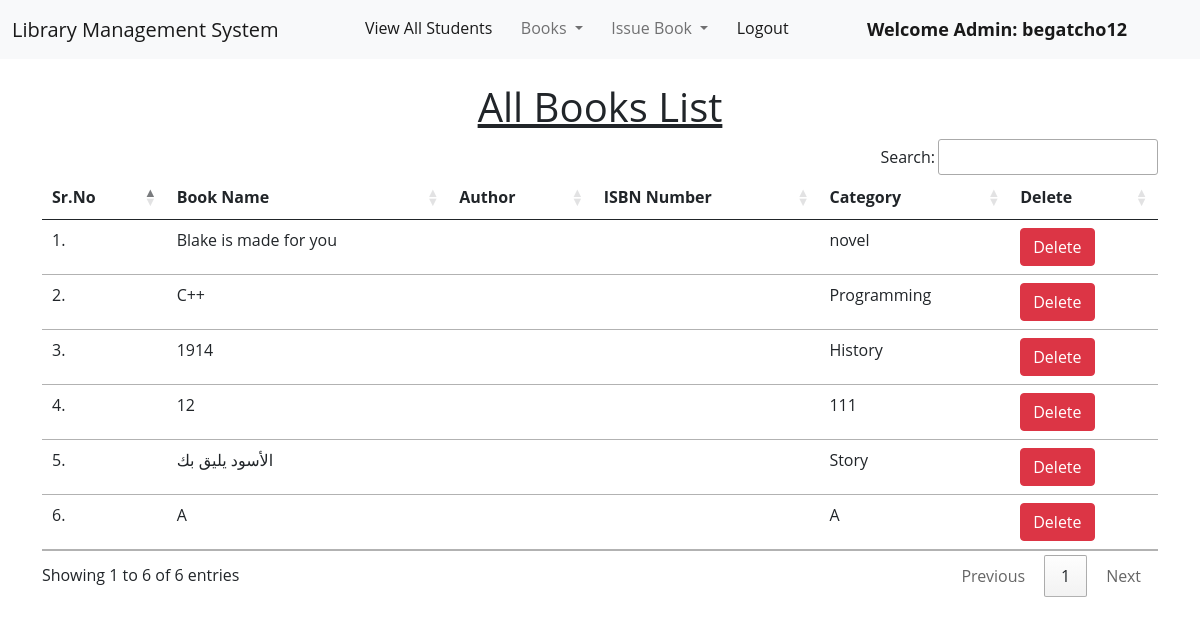
Screenshot of /view_books/ (signed in) with the database file from the repository.
### library_app/models.py (models this page shows, shortened)
class Book(models.Model):
    name=models.CharField(max_length=128)
    auther=models.CharField(max_length=128)
    isbn_number=models.PositiveBigIntegerField(unique=True)
    category=models.CharField(max_length=65)

### library_app/views.py (the view)
# urls.py: path("view_books/", views.view_books, name="view_books"),
@login_required(login_url = '/admin_login')
def view_books(request):
    books = Book.objects.all()
    return render(request, "library_app/view_books.html", {'books':books})

### library_app/templates/library_app/view_books.html
{% extends 'admin_navbar.html' %} {% load static %} {% block css %}
<link rel="stylesheet" href="static/index.css"> {% endblock %} {% block body %}
<div class="container mt-4">
    <h1 class="text-center"><u>All Books List</u></h1>
    <table class="table table-hover" id="example">
        <thead>
            <tr>
                <th>Sr.No</th>
                <th>Book Name</th>
                <th>Author</th>
                <th>ISBN Number</th>
                <th>Category</th>
                <th>Delete</th>
            </tr>
        </thead>
        <tbody>
            {% for book in books %}
            <tr>
                <td>{{forloop.counter}}.</td>
                <td>{{book.name}}</td>
                <td>{{book.author}}</td>
                <td>{{book.isbn}}</td>
                <td>{{book.category}}</td>
                <td><a href="/delete_book/{{book.id}}/" class="btn btn-danger" onclick="return confirm('Are you sure you want to delete this book?')">Delete</a></td>
            </tr>
            {% endfor %}
        </tbody>
    </table>
</div>{% endblock %}

### library_app/templates/admin_navbar.html (shortened to what this page needs)
<!doctype html>
<html lang="en">
<head>
    <link href="https://cdn.jsdelivr.net/npm/bootstrap@5.1.0/dist/css/bootstrap.min.css" rel="stylesheet">
    <link rel="stylesheet" href="https://cdn.datatables.net/1.10.25/css/jquery.dataTables.min.css">
    <link rel="stylesheet" href="https://cdn.datatables.net/buttons/1.7.1/css/buttons.dataTables.min.css">
    {% block css %} {% endblock %}
</head>
<body>
    <nav class="navbar navbar-expand-lg navbar-light bg-light">
        <div class="container-fluid">
            <a class="navbar-brand" href="#"> Library Management System</a>
            <div class="collapse navbar-collapse" id="navbarSupportedContent">
                <ul class="navbar-nav me-auto mb-2 mb-lg-0">
                    <li class="nav-item">
                        <a class="nav-link active" aria-current="page" href="/view_students/">View All Students</a>
                    </li>
                    <li class="nav-item dropdown">
                        <a class="nav-link dropdown-toggle" href="#" id="navbarDropdown" role="button" data-bs-toggle="dropdown" aria-expanded="false">
                  Books
                </a>
                    </li>
                    <li class="nav-item dropdown">
                        <a class="nav-link dropdown-toggle" href="#" id="navbarDropdown" role="button" data-bs-toggle="dropdown" aria-expanded="false">
                  Issue Book
                </a>
                    </li>
                    <li class="nav-item">
                        <a class="nav-link active" aria-current="page" href="/logout/">Logout</a>
                    </li>
                    <li class="nav-item">
                        <a style="font-weight:600; font-family:'Segoe UI', Tahoma, Geneva, Verdana, sans-serif; font-size: large;" class="nav-link active" href="#">Welcome Admin: {{request.user}}</a>
                    </li>
                </ul>
            </div>
        </div>
    </nav>
    {% block body %} {% endblock %}
</body>
</html>

### library_app/static/index.css (style rules this page uses)
* { -webkit-box-sizing: border-box; -moz-box-sizing: border-box; box-sizing: border-box; margin: 0; padding: 0; }
html { scroll-behavior: smooth; }
body { font-family: "Open Sans", sans-serif; }
:root { --main-color: #19c8fa; --transparent-color: rgb(15 116 143 / 70%); --section-padding: 100px; --weak-color: #777; }
ul { list-style: none; }

### rows the page displays
Book: name "Blake is made for you", category "novel"
Book: name "C++", category "Programming"
Book: name "1914", category "History"
Book: name "12", category "111"
Book: name "الأسود يليق بك", category "Story"
Book: name "A", category "A"

### other values shown
{{ request.user }} "begatcho12"
